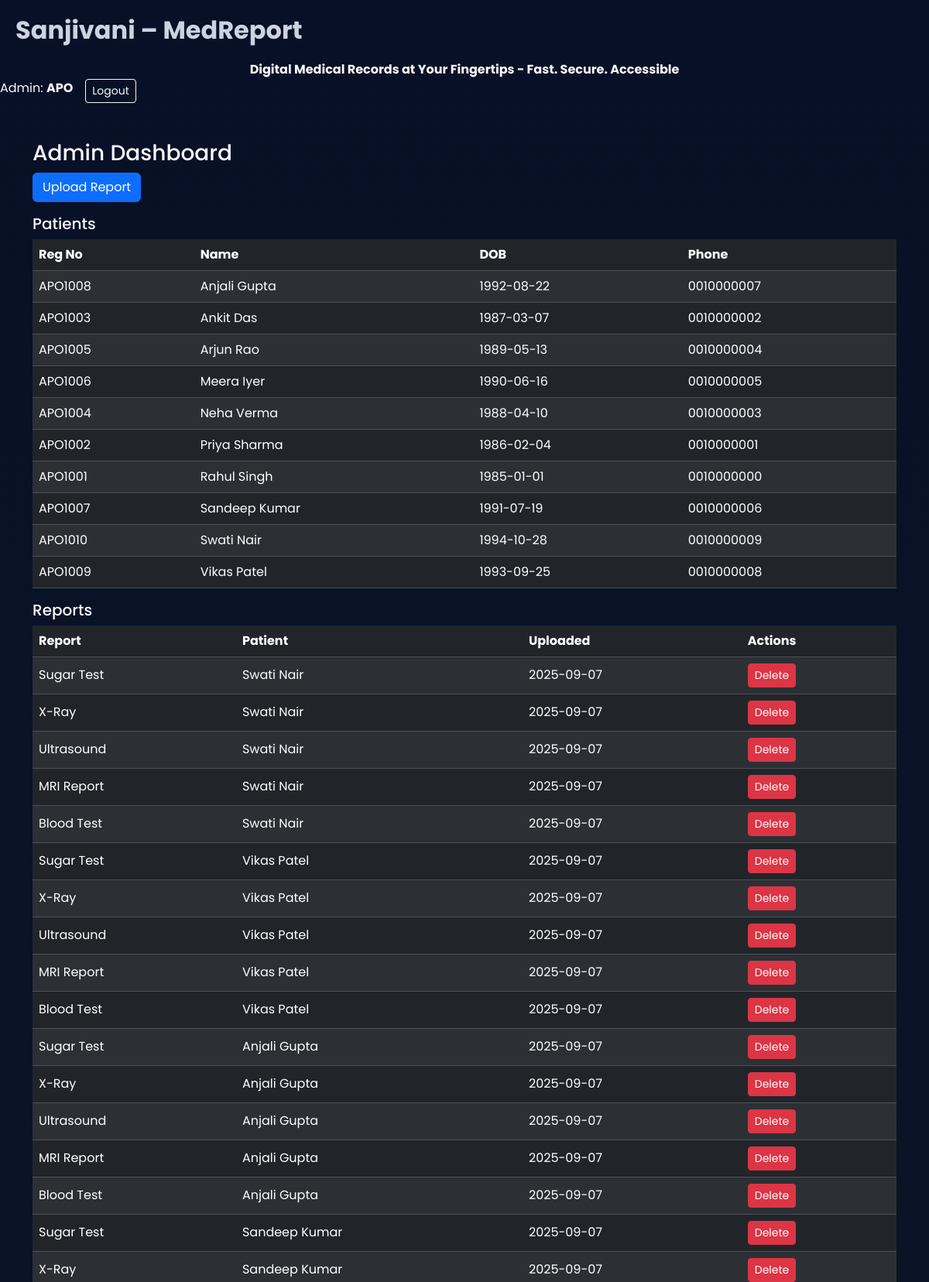
Page /admin/dashboard (signed in, upper part) on the committed database.
### tables this page shows
CREATE TABLE patients (
    patient_id INTEGER PRIMARY KEY AUTOINCREMENT,
    reg_no TEXT UNIQUE,
    name TEXT,
    dob TEXT,
    gender TEXT,
    phone TEXT,
    email TEXT,
    hospital_id INTEGER
);

CREATE TABLE reports (
    report_id INTEGER PRIMARY KEY AUTOINCREMENT,
    patient_id INTEGER,
    hospital_id INTEGER,
    report_type TEXT,
    file_path TEXT,
    uploaded_at TEXT
);

### app.py (the view)
@app.route('/admin/dashboard')
def admin_dashboard():
    if 'admin_id' not in session:
        return redirect(url_for('admin_login'))
    hid = session['admin_hospital_id']
    db = get_db()
    patients = db.execute("SELECT * FROM patients WHERE hospital_id = ? ORDER BY name", (hid,)).fetchall()
    reports = db.execute("SELECT r.*, p.name as patient_name FROM reports r JOIN patients p ON r.patient_id = p.patient_id WHERE r.hospital_id = ? ORDER BY r.uploaded_at DESC", (hid,)).fetchall()
    return render_template('admin_dashboard.html', patients=patients, reports=reports)

### app.py (called while the page is built)
def get_db():
    db = getattr(g, '_database', None)
    if db is None:
        db = g._database = sqlite3.connect(app.config['DATABASE'])
        db.row_factory = sqlite3.Row
    return db

@app.teardown_appcontext
def close_connection(exception):
    db = getattr(g, '_database', None)
    if db is not None:
        db.close()

### templates/admin_dashboard.html
{% extends "layout_modern.html" %}
{% block content %}
<h3>Admin Dashboard</h3>
<div class="mb-3"><a href="{{ url_for('admin_upload') }}" class="btn btn-primary">Upload Report</a></div>
<h5>Patients</h5>
<table class="table table-dark table-striped">
  <thead><tr><th>Reg No</th><th>Name</th><th>DOB</th><th>Phone</th></tr></thead>
  <tbody>{% for p in patients %}<tr><td>{{ p['reg_no'] }}</td><td>{{ p['name'] }}</td><td>{{ p['dob'] }}</td><td>{{ p['phone'] }}</td></tr>{% endfor %}</tbody>
</table>
<h5>Reports</h5>
<table class="table table-dark table-striped">
  <thead><tr><th>Report</th><th>Patient</th><th>Uploaded</th><th>Actions</th></tr></thead>
  <tbody>{% for r in reports %}<tr><td>{{ r['report_type'] }}</td><td>{{ r['patient_name'] }}</td><td>{{ r['uploaded_at'][:10] }}</td><td><form method="post" action="{{ url_for('delete_report', report_id=r['report_id']) }}" onsubmit="return confirm('Delete?');"><button class="btn btn-sm btn-danger">Delete</button></form></td></tr>{% endfor %}</tbody>
</table>
{% endblock %}

### static/css/style.css (style rules this page uses)
:root { --accent:#00d4ff; --bg1:#071026; --bg2:#0e1826 }
body { font-family:'Poppins',sans-serif; background:linear-gradient(180deg,var(--bg1),var(--bg2)); color:#062041 }
.table td, .table th { vertical-align:middle }

### rows in the picture
patients: reg_no "APO1008", name "Anjali Gupta", dob "1992-08-22", phone "0010000007"
patients: reg_no "APO1003", name "Ankit Das", dob "1987-03-07", phone "0010000002"
patients: reg_no "APO1005", name "Arjun Rao", dob "1989-05-13", phone "0010000004"
patients: reg_no "APO1006", name "Meera Iyer", dob "1990-06-16", phone "0010000005"
patients: reg_no "APO1004", name "Neha Verma", dob "1988-04-10", phone "0010000003"
patients: reg_no "APO1002", name "Priya Sharma", dob "1986-02-04", phone "0010000001"
patients: reg_no "APO1001", name "Rahul Singh", dob "1985-01-01", phone "0010000000"
patients: reg_no "APO1007", name "Sandeep Kumar", dob "1991-07-19", phone "0010000006"
patients: reg_no "APO1010", name "Swati Nair", dob "1994-10-28", phone "0010000009"
patients: reg_no "APO1009", name "Vikas Patel", dob "1993-09-25", phone "0010000008"
reports: report_type "Sugar Test", patient_name "Swati Nair", uploaded_at "2025-09-07"
reports: report_type "X-Ray", patient_name "Swati Nair", uploaded_at "2025-09-07"
reports: report_type "Ultrasound", patient_name "Swati Nair", uploaded_at "2025-09-07"
reports: report_type "MRI Report", patient_name "Swati Nair", uploaded_at "2025-09-07"
reports: report_type "Blood Test", patient_name "Swati Nair", uploaded_at "2025-09-07"
reports: report_type "Sugar Test", patient_name "Vikas Patel", uploaded_at "2025-09-07"
reports: report_type "X-Ray", patient_name "Vikas Patel", uploaded_at "2025-09-07"
reports: report_type "Ultrasound", patient_name "Vikas Patel", uploaded_at "2025-09-07"
reports: report_type "MRI Report", patient_name "Vikas Patel", uploaded_at "2025-09-07"
reports: report_type "Blood Test", patient_name "Vikas Patel", uploaded_at "2025-09-07"
reports: report_type "Sugar Test", patient_name "Anjali Gupta", uploaded_at "2025-09-07"
reports: report_type "X-Ray", patient_name "Anjali Gupta", uploaded_at "2025-09-07"
reports: report_type "Ultrasound", patient_name "Anjali Gupta", uploaded_at "2025-09-07"
reports: report_type "MRI Report", patient_name "Anjali Gupta", uploaded_at "2025-09-07"
reports: report_type "Blood Test", patient_name "Anjali Gupta", uploaded_at "2025-09-07"
reports: report_type "Sugar Test", patient_name "Sandeep Kumar", uploaded_at "2025-09-07"
reports: report_type "X-Ray", patient_name "Sandeep Kumar", uploaded_at "2025-09-07"

### other values in the picture
{{ session.get('admin_username') }} "APO"
